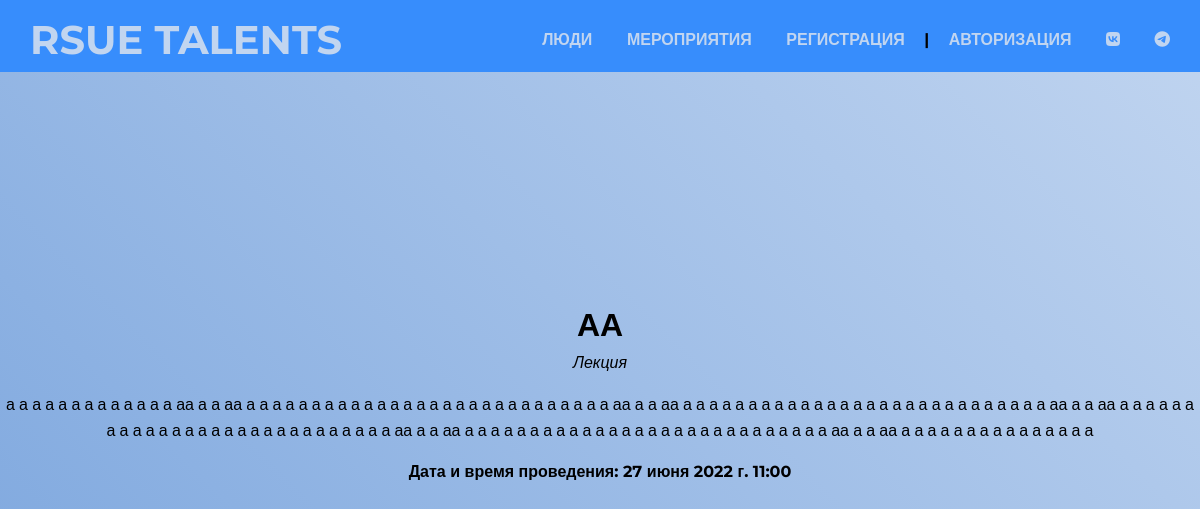
Page /event_info/4/ on the committed database.
### main/models.py (models this page shows, shortened)
class Event(models.Model):
    name_e = models.CharField('Название мероприятия', max_length=20)
    about = models.TextField('Описание', blank=True)
    time = models.DateTimeField(verbose_name='Время проведения')
    evtype = models.ForeignKey(Evtype, on_delete=models.PROTECT, verbose_name='Тип мероприятия')
    is_ok = models.BooleanField('Опубликовать', default=False)

class Evtype(models.Model):
    name_t = models.CharField('Тип мероприятия', max_length=20)
    def __str__(self):
        return self.name_t

### main/views.py (the view)
# urls.py: path('event_info/<int:event_id>/', views.event_info, name='event_info'),
def event_info(request, event_id):
    event = get_object_or_404(Event, pk=event_id)
    context = {
        'event': event,
        'title': event.name_e,
        'event_selected': event.evtype_id
    }
    return render(request, 'main/event_info.html', context=context)

### main/templates/main/event_info.html (shortened to what this page needs)
{% extends 'main/base.html'%}
{% load static %}
{% load static %}
{% block tp %}
<link rel="stylesheet" href="{% static 'assets3/css/style.css' %}">
{% endblock %}
{% block content %}
<div class="intro">
    <center>
<h1>{{event.name_e}}</h1>
<i>{{event.evtype}}</i>
{{event.about|linebreaks}}
<p><b>Дата и время проведения: {{event.time}}</b></p>
</center>
</div>
{% endblock %}

### main/static/assets3/css/style.css (style rules this page uses)
*, *:before *:after { box-sizing: border-box; }
h1, h2, h3, h4 h5, h6 { margin: 0; }
body { font-family: 'Montserrat', sans-serif; margin: 0; line-height: 1.6; }
.intro { display: flex; flex-direction: column; justify-content: center; width: 100%; height: 100vh; background: linear-gradient(45deg, #79a4dd, #c1d5f0); }

### rows in the picture
Event: name_e "АА", evtype "Лекция", about "а а а а а а а а а а а а а аа а а аа а а а а а а а а а а а а а а а а а а а а а а а а а а а а аа а а аа а а а а а а а а а а а а а а а а а а а а а а а а а а а а аа а а аа а а а а а а а а а а а а а а а а а а а а а а а а а а а а аа а а аа а а а а а а а а а а а а а а а а а а а а а а а а а а а а аа а а аа а а а а а а а а а а а а а а а", time "27 июня 2022 г. 11:00"
